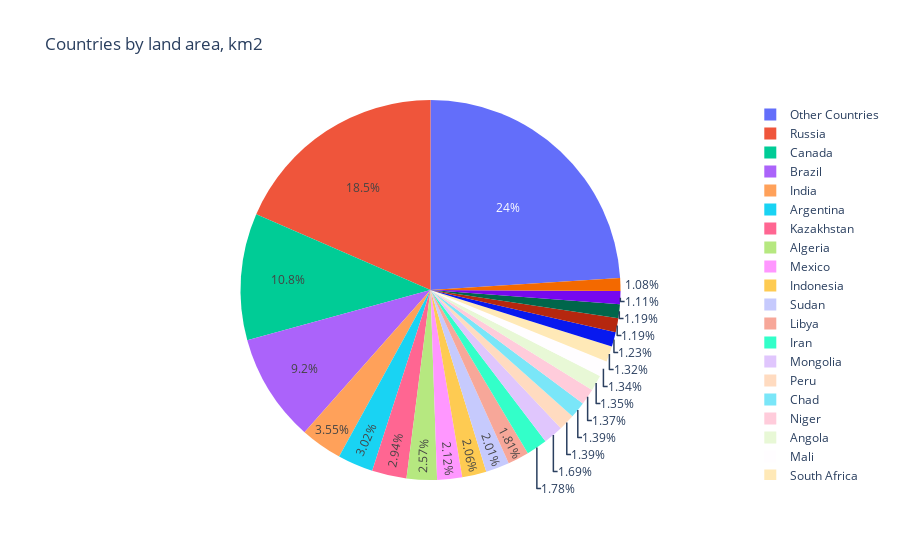

The notebook cell this image was saved under:
### Code cell
#only display large countries 
lnddf.loc[lnddf['Total in km2'] <= 1.e6, 'Country'] = 'Other Countries'
fig = px.pie(lnddf, names='Country', values = 'Total in km2', 
                title = 'Countries by land area, km2')
fig.show()

### Figure 1 — Plotly figure (JSON) as saved in the notebook; plotly's stock layout.template omitted (floating-point values rounded to 4 significant figures; data arrays with more than 128 entries replaced by an {"elided": "..."} marker saying what was removed)
{"data": [{"domain": {"x": [0, 1], "y": [0, 1]}, "hovertemplate": "Country=%{label}<br>Total in km2=%{value}<extra></extra>", "labels": {"elided": "142 str values"}, "legendgroup": "", "name": "", "showlegend": true, "type": "pie", "values": {"elided": "142 int values"}}], "layout": {"legend": {"tracegroupgap": 0}, "title": {"text": "Countries by land area, km2"}}}
